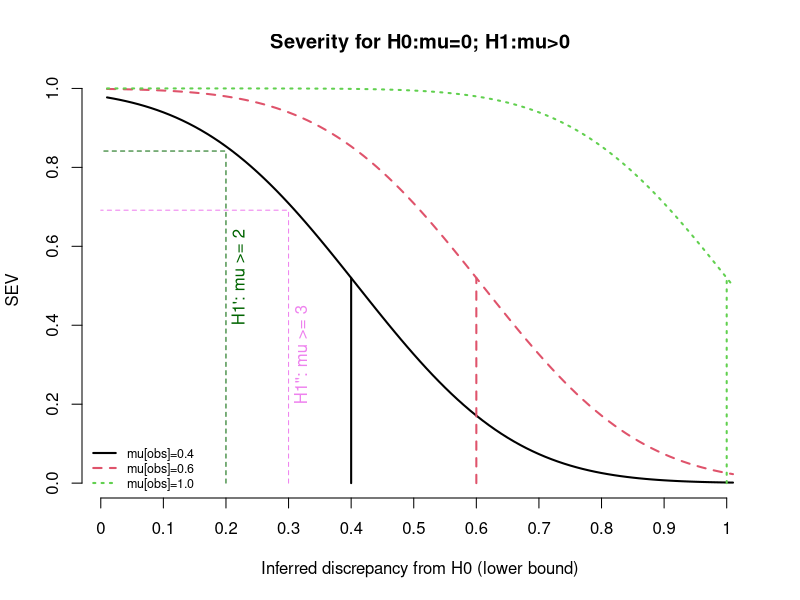

The R script that drew this image:
save.pdf = F

# Sig level.
sig <- 0.05

# Hypothesis.
# H0 : mu = 0
# H1 : mu > 0

# Parameters of the experiment.
sd <- 2
n <- 100

# The three outcomes.
mu1 <- 0.4
mu2 <- 0.6
mu3 <- 1.0

# Significance tests for the tree outcomes.
se <- sd/sqrt(n)

z1 <- mu1/se
p1 <- 1-pnorm(z1)

z2 <- mu2/se
p2 <- 1-pnorm(z2)

z3 <- mu3/se
p3 <- 1-pnorm(z3)

p1 <= sig
p2 <= sig
p3 <= sig

### Severity curves for the outcomes.

# 1. Get z statistics for a range of discrepancies from H0.
ds <- seq(0, 1, 0.01)
zs <- ds/se

# 2. Get difference between z for observed and hypothetical discrepancy.
z1s <- zs-z1
z2s <- zs-z2
z3s <- zs-z3

# 3. Get corresponding p value.
sevs1 <- 1-pnorm(z1s)
sevs2 <- 1-pnorm(z2s)
sevs3 <- 1-pnorm(z3s)

# 4. Make sure you understand the results bloody well. — Thanks, Jackie!

# 5. Plot it to impress sharp-minded scientists.

if (save.pdf) pdf("severity.pdf")

plot(sevs1, type = "l", xaxt = "n", bty = "n", ylab = "", xlab = "",
     col = 1, lty = 1, lwd = 2)
lines(sevs2, col = 2, lty =2, lwd = 2)
lines(sevs3, col = 3, lty = 3, lwd = 2)

lines(x = c(20, 20, 0), y = c(0, sevs1[which(ds == 0.2)], sevs1[which(ds == 0.2)]), col = "darkgreen", lty = 2, lwd = 1)
text(x = 22, y = 0.4, labels = "H1': mu >= 2", col = "darkgreen", adj = 0, srt = 90)

lines(x = c(30, 30, 0), y = c(0, sevs1[which(ds == 0.3)], sevs1[which(ds == 0.3)]), col = "violet", lty = 2, lwd = 1)
text(x = 32, y = 0.2, labels = "H1'': mu >= 3", col = "violet", adj = 0, srt = 90)


lines(x = c(mu1 * 100, mu1 * 100), y = c(0, sevs1[mu1*100]),
      col = 1, lty = 1, lwd = 2)
text(x = (mu1 + 0.01) * 100, y = 0.4, labels = "", col = 1, adj = 0)

lines(x = c(mu2 * 100, mu2 * 100), y = c(0, sevs2[mu2*100]),
      col = 2, lty = 2, lwd = 2)
text(x = (mu2 + 0.01) * 100, y = 0.4, labels = "", col = 2, adj = 0)

lines(x = c(mu3 * 100, mu3 * 100), y = c(0, sevs3[mu3*100]),
      col = 3, lty = 3, lwd = 2)
text(x = (mu3 + 0.01) * 100, y = 0.4, labels = "", col = 3, adj = 0)

axis(1, at = seq(0, 100, 10), labels = seq(0, 1, 0.1))
title("Severity for H0:mu=0; H1:mu>0",
      xlab="Inferred discrepancy from H0 (lower bound)", ylab="SEV")
legend("bottomleft", c("mu[obs]=0.4", "mu[obs]=0.6", "mu[obs]=1.0"),
       bty = "n", col = 1:3, lty = 1:3, cex = 0.75, lwd = 2)

if (save.pdf) dev.off()
